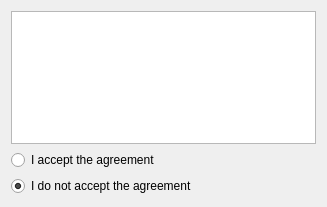
<?xml version="1.0" encoding="UTF-8"?>
<ui version="4.0">
 <class>WizardLicense</class>
 <widget class="QWizardPage" name="WizardLicense">
  <property name="geometry">
   <rect>
    <x>0</x>
    <y>0</y>
    <width>327</width>
    <height>207</height>
   </rect>
  </property>
  <property name="windowTitle">
   <string>WizardPage</string>
  </property>
  <property name="title">
   <string>License Agreement</string>
  </property>
  <property name="subTitle">
   <string>Please read the following important information before continuing.</string>
  </property>
  <layout class="QVBoxLayout" name="verticalLayout">
   <item>
    <widget class="QTextBrowser" name="_license"/>
   </item>
   <item>
    <widget class="QRadioButton" name="_accept">
     <property name="text">
      <string>I accept the agreement</string>
     </property>
    </widget>
   </item>
   <item>
    <widget class="QRadioButton" name="radioButton_2">
     <property name="text">
      <string>I do not accept the agreement</string>
     </property>
     <property name="checked">
      <bool>true</bool>
     </property>
    </widget>
   </item>
  </layout>
 </widget>
 <resources/>
 <connections/>
</ui>
